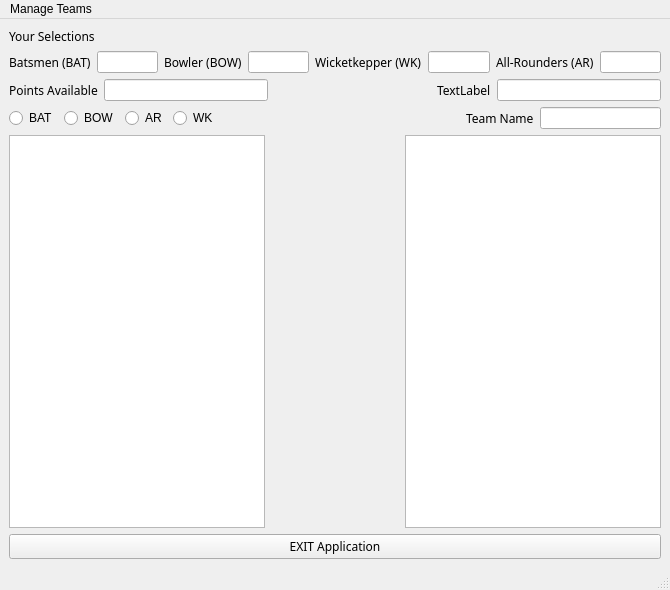
<?xml version="1.0" encoding="UTF-8"?>
<ui version="4.0">
 <class>MainWindow</class>
 <widget class="QMainWindow" name="MainWindow">
  <property name="geometry">
   <rect>
    <x>0</x>
    <y>0</y>
    <width>670</width>
    <height>590</height>
   </rect>
  </property>
  <property name="windowTitle">
   <string>MainWindow</string>
  </property>
  <widget class="QWidget" name="centralwidget">
   <layout class="QVBoxLayout" name="verticalLayout">
    <item>
     <widget class="QLabel" name="label">
      <property name="font">
       <font>
        <family>American Typewriter</family>
       </font>
      </property>
      <property name="text">
       <string>Your Selections</string>
      </property>
     </widget>
    </item>
    <item>
     <layout class="QHBoxLayout" name="horizontalLayout">
      <item>
       <widget class="QLabel" name="label_2">
        <property name="font">
         <font>
          <family>American Typewriter</family>
         </font>
        </property>
        <property name="text">
         <string>Batsmen (BAT)</string>
        </property>
       </widget>
      </item>
      <item>
       <widget class="QLineEdit" name="t1"/>
      </item>
      <item>
       <widget class="QLabel" name="label_3">
        <property name="font">
         <font>
          <family>American Typewriter</family>
         </font>
        </property>
        <property name="text">
         <string>Bowler (BOW)</string>
        </property>
       </widget>
      </item>
      <item>
       <widget class="QLineEdit" name="t2"/>
      </item>
      <item>
       <widget class="QLabel" name="label_4">
        <property name="font">
         <font>
          <family>American Typewriter</family>
         </font>
        </property>
        <property name="text">
         <string>Wicketkepper (WK)</string>
        </property>
       </widget>
      </item>
      <item>
       <widget class="QLineEdit" name="t3"/>
      </item>
      <item>
       <widget class="QLabel" name="label_5">
        <property name="font">
         <font>
          <family>American Typewriter</family>
         </font>
        </property>
        <property name="text">
         <string>All-Rounders (AR)</string>
        </property>
       </widget>
      </item>
      <item>
       <widget class="QLineEdit" name="t4"/>
      </item>
     </layout>
    </item>
    <item>
     <layout class="QHBoxLayout" name="horizontalLayout_2">
      <item>
       <widget class="QLabel" name="label_8">
        <property name="font">
         <font>
          <family>American Typewriter</family>
         </font>
        </property>
        <property name="text">
         <string>Points Available</string>
        </property>
       </widget>
      </item>
      <item>
       <widget class="QLineEdit" name="t5"/>
      </item>
      <item>
       <spacer name="horizontalSpacer">
        <property name="orientation">
         <enum>Qt::Horizontal</enum>
        </property>
        <property name="sizeHint" stdset="0">
         <size>
          <width>40</width>
          <height>20</height>
         </size>
        </property>
       </spacer>
      </item>
      <item>
       <widget class="QLabel" name="label_9">
        <property name="font">
         <font>
          <family>American Typewriter</family>
         </font>
        </property>
        <property name="text">
         <string>TextLabel</string>
        </property>
       </widget>
      </item>
      <item>
       <widget class="QLineEdit" name="t6"/>
      </item>
     </layout>
    </item>
    <item>
     <layout class="QHBoxLayout" name="horizontalLayout_3">
      <item>
       <widget class="QRadioButton" name="rbtn1">
        <property name="text">
         <string>BAT</string>
        </property>
       </widget>
      </item>
      <item>
       <widget class="QRadioButton" name="rbtn2">
        <property name="text">
         <string>BOW</string>
        </property>
       </widget>
      </item>
      <item>
       <widget class="QRadioButton" name="rbtn3">
        <property name="text">
         <string>AR</string>
        </property>
       </widget>
      </item>
      <item>
       <widget class="QRadioButton" name="rbtn4">
        <property name="text">
         <string>WK</string>
        </property>
       </widget>
      </item>
      <item>
       <spacer name="horizontalSpacer_3">
        <property name="orientation">
         <enum>Qt::Horizontal</enum>
        </property>
        <property name="sizeHint" stdset="0">
         <size>
          <width>40</width>
          <height>20</height>
         </size>
        </property>
       </spacer>
      </item>
      <item>
       <spacer name="horizontalSpacer_2">
        <property name="orientation">
         <enum>Qt::Horizontal</enum>
        </property>
        <property name="sizeHint" stdset="0">
         <size>
          <width>40</width>
          <height>20</height>
         </size>
        </property>
       </spacer>
      </item>
      <item>
       <widget class="QLabel" name="label_10">
        <property name="font">
         <font>
          <family>American Typewriter</family>
         </font>
        </property>
        <property name="text">
         <string>Team Name</string>
        </property>
       </widget>
      </item>
      <item>
       <widget class="QLineEdit" name="t7"/>
      </item>
     </layout>
    </item>
    <item>
     <layout class="QHBoxLayout" name="horizontalLayout_4">
      <item>
       <widget class="QListWidget" name="list1"/>
      </item>
      <item>
       <spacer name="horizontalSpacer_4">
        <property name="orientation">
         <enum>Qt::Horizontal</enum>
        </property>
        <property name="sizeHint" stdset="0">
         <size>
          <width>40</width>
          <height>20</height>
         </size>
        </property>
       </spacer>
      </item>
      <item>
       <widget class="QListWidget" name="list2"/>
      </item>
     </layout>
    </item>
    <item>
     <widget class="QPushButton" name="pushButton">
      <property name="font">
       <font>
        <family>American Typewriter</family>
       </font>
      </property>
      <property name="text">
       <string>EXIT Application</string>
      </property>
     </widget>
    </item>
   </layout>
  </widget>
  <widget class="QMenuBar" name="menubar">
   <property name="geometry">
    <rect>
     <x>0</x>
     <y>0</y>
     <width>670</width>
     <height>22</height>
    </rect>
   </property>
   <widget class="QMenu" name="menuManage_Teams">
    <property name="title">
     <string>Manage Teams</string>
    </property>
    <addaction name="actionNew_Team"/>
    <addaction name="actionOpen_Team"/>
    <addaction name="actionSave_Team"/>
    <addaction name="actionEvaluate_Team"/>
   </widget>
   <addaction name="menuManage_Teams"/>
  </widget>
  <widget class="QStatusBar" name="statusbar"/>
  <action name="actionNew_Team">
   <property name="text">
    <string>New Team</string>
   </property>
  </action>
  <action name="actionOpen_Team">
   <property name="text">
    <string>Open Team</string>
   </property>
  </action>
  <action name="actionSave_Team">
   <property name="text">
    <string>Save Team</string>
   </property>
  </action>
  <action name="actionEvaluate_Team">
   <property name="text">
    <string>Evaluate Team</string>
   </property>
  </action>
 </widget>
 <resources/>
 <connections/>
</ui>
